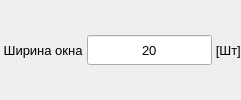
                 <widget class="QWidget" name="widget_window_width" native="true">
                  <property name="sizePolicy">
                   <sizepolicy hsizetype="Ignored" vsizetype="Preferred">
                    <horstretch>0</horstretch>
                    <verstretch>0</verstretch>
                   </sizepolicy>
                  </property>
                  <property name="minimumSize">
                   <size>
                    <width>0</width>
                    <height>30</height>
                   </size>
                  </property>
                  <property name="styleSheet">
                   <string notr="true"/>
                  </property>
                  <layout class="QHBoxLayout" name="layout_end_range">
                   <property name="spacing">
                    <number>0</number>
                   </property>
                   <property name="sizeConstraint">
                    <enum>QLayout::SetDefaultConstraint</enum>
                   </property>
                   <property name="leftMargin">
                    <number>0</number>
                   </property>
                   <property name="topMargin">
                    <number>0</number>
                   </property>
                   <property name="rightMargin">
                    <number>0</number>
                   </property>
                   <property name="bottomMargin">
                    <number>0</number>
                   </property>
                   <item>
                    <widget class="QLabel" name="label_text_window_width_2">
                     <property name="sizePolicy">
                      <sizepolicy hsizetype="Preferred" vsizetype="Preferred">
                       <horstretch>0</horstretch>
                       <verstretch>0</verstretch>
                      </sizepolicy>
                     </property>
                     <property name="minimumSize">
                      <size>
                       <width>0</width>
                       <height>30</height>
                      </size>
                     </property>
                     <property name="font">
                      <font>
                       <pointsize>10</pointsize>
                       <weight>50</weight>
                       <bold>false</bold>
                      </font>
                     </property>
                     <property name="styleSheet">
                      <string notr="true"/>
                     </property>
                     <property name="text">
                      <string> Ширина окна </string>
                     </property>
                    </widget>
                   </item>
                   <item>
                    <widget class="QLineEdit" name="lineEdit_window_width_2">
                     <property name="enabled">
                      <bool>true</bool>
                     </property>
                     <property name="sizePolicy">
                      <sizepolicy hsizetype="Expanding" vsizetype="Fixed">
                       <horstretch>0</horstretch>
                       <verstretch>0</verstretch>
                      </sizepolicy>
                     </property>
                     <property name="minimumSize">
                      <size>
                       <width>0</width>
                       <height>30</height>
                      </size>
                     </property>
                     <property name="maximumSize">
                      <size>
                       <width>1000</width>
                       <height>30</height>
                      </size>
                     </property>
                     <property name="font">
                      <font>
                       <pointsize>10</pointsize>
                       <weight>50</weight>
                       <bold>false</bold>
                      </font>
                     </property>
                     <property name="styleSheet">
                      <string notr="true"/>
                     </property>
                     <property name="text">
                      <string notr="true">20</string>
                     </property>
                     <property name="maxLength">
                      <number>10</number>
                     </property>
                     <property name="alignment">
                      <set>Qt::AlignCenter</set>
                     </property>
                     <property name="dragEnabled">
                      <bool>false</bool>
                     </property>
                     <property name="readOnly">
                      <bool>false</bool>
                     </property>
                    </widget>
                   </item>
                   <item>
                    <widget class="QLabel" name="label_text_units_window_width_2">
                     <property name="sizePolicy">
                      <sizepolicy hsizetype="Preferred" vsizetype="Preferred">
                       <horstretch>0</horstretch>
                       <verstretch>0</verstretch>
                      </sizepolicy>
                     </property>
                     <property name="minimumSize">
                      <size>
                       <width>0</width>
                       <height>30</height>
                      </size>
                     </property>
                     <property name="font">
                      <font>
                       <pointsize>10</pointsize>
                       <weight>50</weight>
                       <bold>false</bold>
                      </font>
                     </property>
                     <property name="styleSheet">
                      <string notr="true"/>
                     </property>
                     <property name="text">
                      <string> [Шт]</string>
                     </property>
                     <property name="alignment">
                      <set>Qt::AlignCenter</set>
                     </property>
                    </widget>
                   </item>
                  </layout>
                 </widget>
